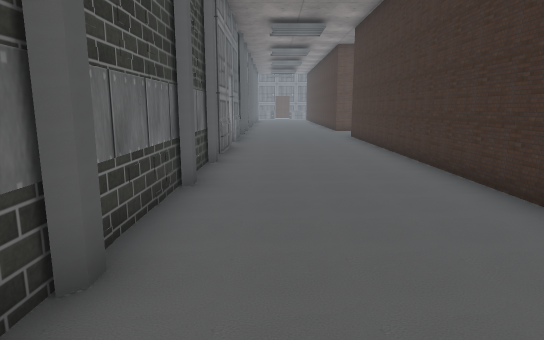
View 1 (above)

20 first-person views from a walk through a 3-D level made in the Unity game engine. The camera is 1.3 m above the floor, tilts 10° down and sees 75° across. The floor is counted in squares, 1 m on a side. Each view is taken from the middle of a square. On the plan, view 1 faces up. The plan holds only what a view shows up to about 15 squares ahead; the rest is blank. The place goes on beyond the plan. The player is left out. Door leaves are left out, so doorways stand open. Some surface patterns are stand-ins.

View 2
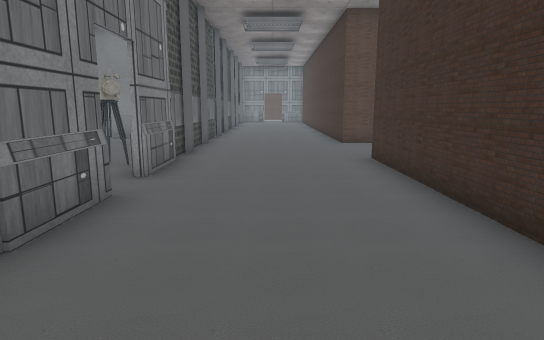

View 3
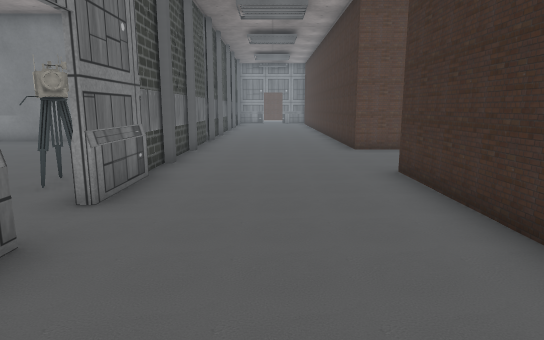

View 4
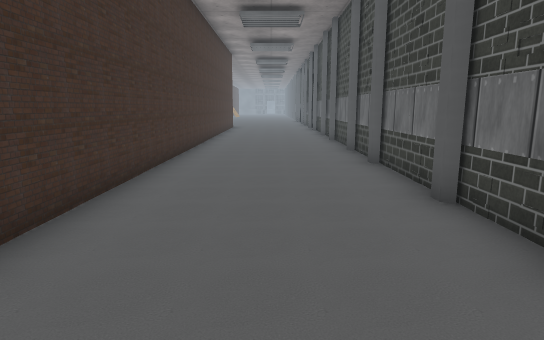

View 5
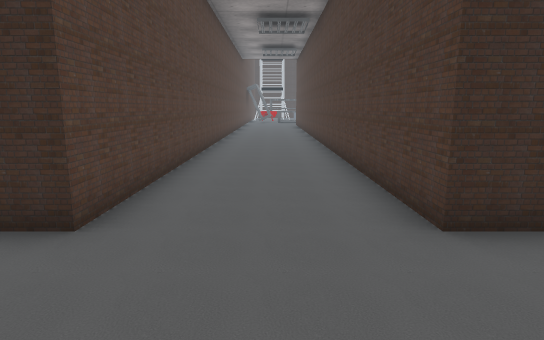

View 6
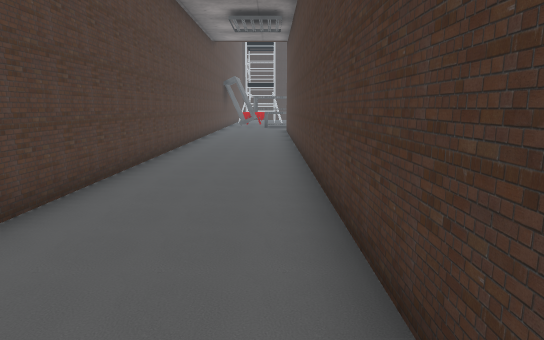

View 7
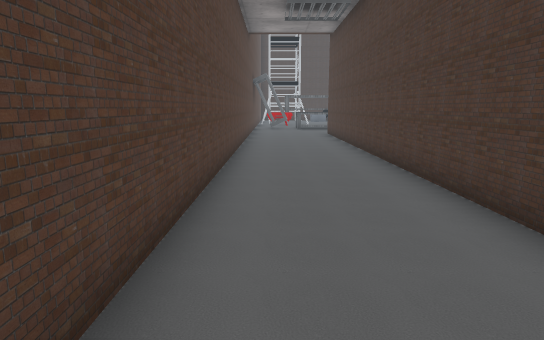

View 8
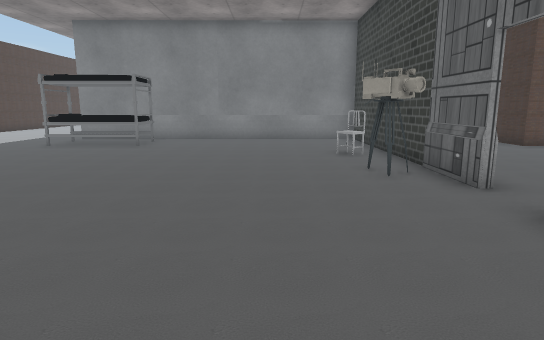

View 9
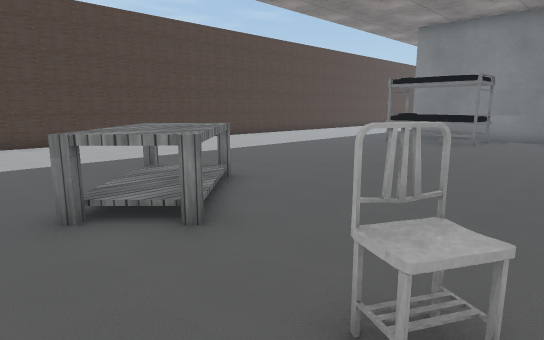

View 10
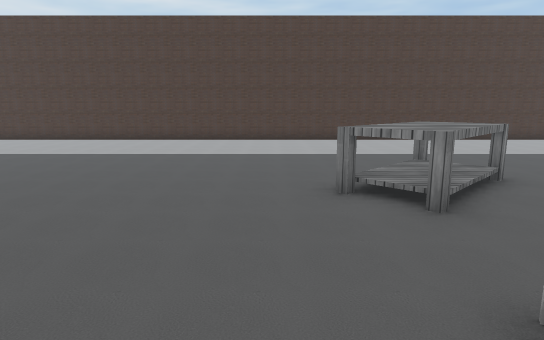

View 11
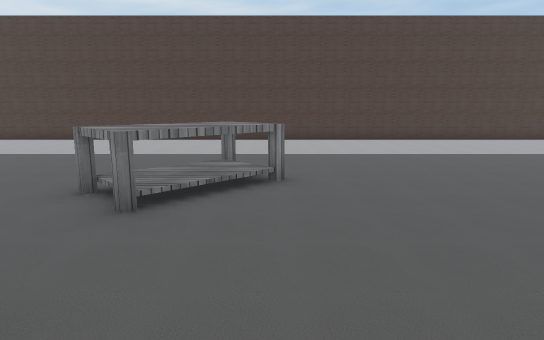

View 12
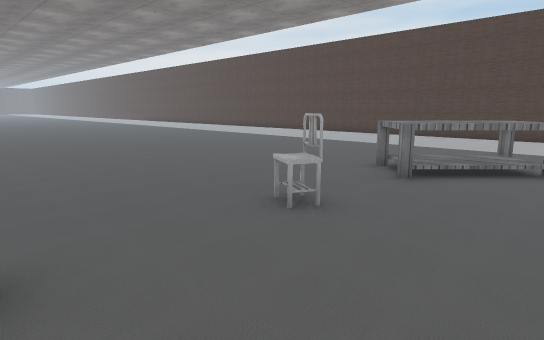

View 13
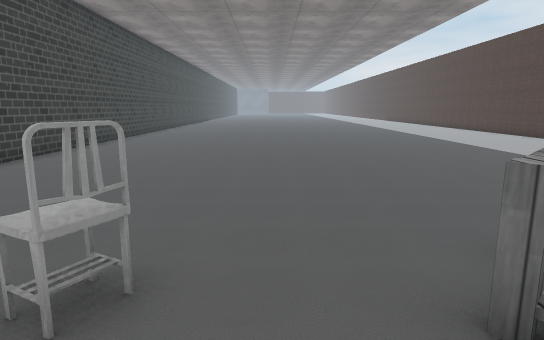

View 14
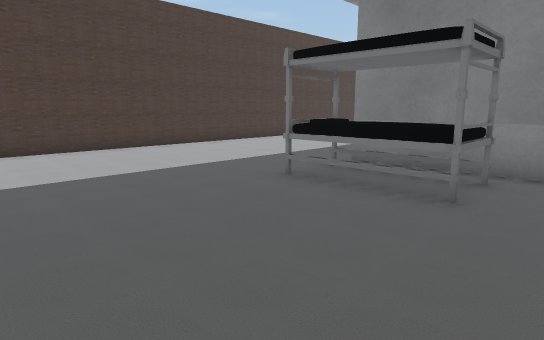

View 15
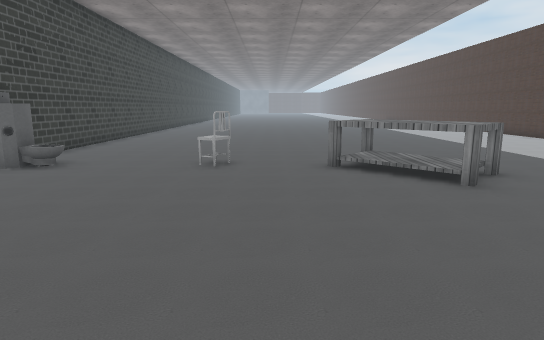

View 16
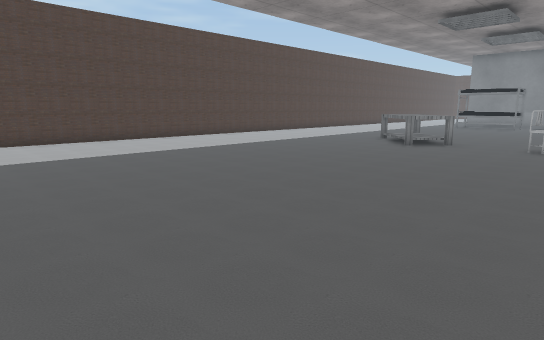

View 17
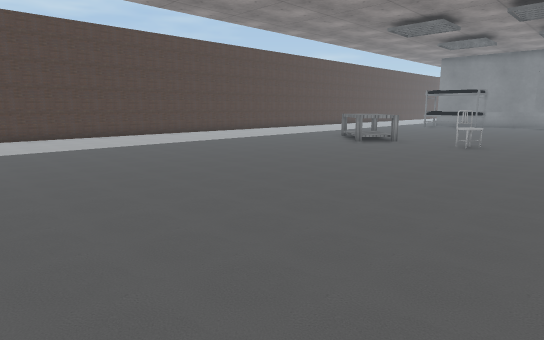

View 18
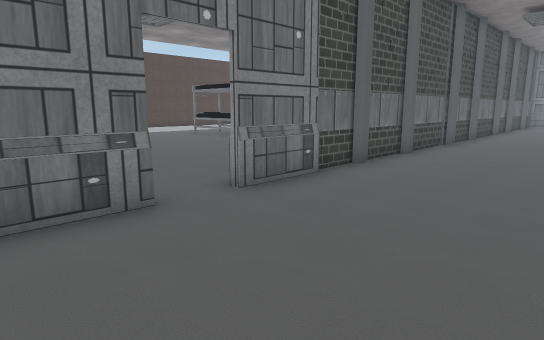

View 19
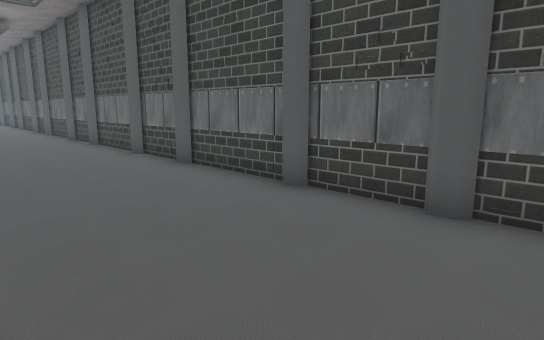

View 20
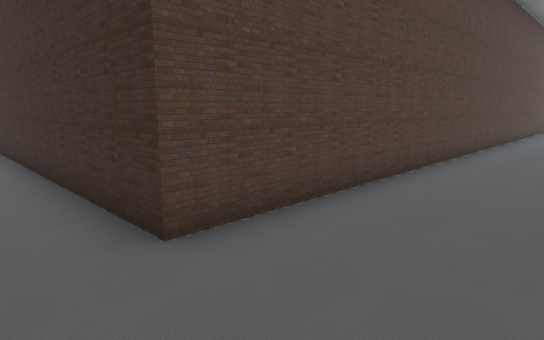

### Floor plan
Points are (right, up) in squares from view 1. A wall is a line through its corners. A room is listed if a view was taken in it or the views show most of it. See-through windows are left out.
Room 1 (views 1, 2, 3, 4, 5, 6, 7, 18, 19, 20)
walls: (-1.6, 12.2) (-1.6, 10); (-1.6, 14.5) (-1.6, 13.6); (-1.6, 14.6) (-1.6, 15.6); (-1.6, 8.5) (-1.6, 2.5); (-1.6, 17.5) (-1.6, 15.4); (-1.6, 20) (-1.6, 17.9); (-1.6, 2.4) (-1.6, 0); (-1.6, -0.5) (-1.6, -4.5); (-1.6, 24.5) (-1.6, 20.5); (3.6, -4.2) (3.6, 16.2) (23.5, 16.2); (23.4, 20.1) (3.6, 20.1) (3.6, 24.5)
low walls: (-1.4, 12.2) (-1.4, 10); (-1.4, 15.8) (-1.4, 13.6)
ways out: open door at (-1, 13) to room 2
objects: toilet (-2, 9); pillar (-1, -3); pillar (-1, 0); pillar (-1, 3); pillar (-1, 6); pillar (-1, 9); pillar (-1, 17); pillar (-1, 20); pillar (-1, 23)
Room 2 (views 8, 9, 10, 11, 12, 13, 14, 15, 16, 17)
walls: (-1.6, 13.6) (-1.6, 14.6); (-1.6, 15.6) (-1.6, 22.9) (-13, 22.8); (-19.5, 24.5) (-19.5, -4.1); (-1.6, -4.2) (-1.6, 8.5)
ways out: open door at (-1, 13) to room 1
objects: bed (-13, 20) to (-10, 22); other object (-12, 8) to (-9, 11); chair (-7, 9) to (-6, 9); other object (-3, 15) to (-2, 16); chair (-3, 18)

Where each view was taken, in squares from view 1:
view 1: 0 up, 0 right, facing up
view 2: 7 up, 1 right, facing up
view 3: 9 up, 1 right, facing up
view 4: 11 up, 1 right, facing down
view 5: 18 up, 0 right, facing right
view 6: 17 up, 7 right, facing right
view 7: 19 up, 9 right, facing right
view 8: 8 up, 5 left, facing up
view 9: 7 up, 6 left, facing up-left
view 10: 7 up, 5 left, facing left
view 11: 11 up, 5 left, facing left
view 12: 12 up, 3 left, facing down-left
view 13: 11 up, 8 left, facing down
view 14: 15 up, 8 left, facing up-left
view 15: 17 up, 8 left, facing down
view 16: 4 down, 5 left, facing up-left
view 17: 4 down, 3 left, facing up-left
view 18: 10 up, 3 right, facing up-left
view 19: 10 up, 3 right, facing down-left
view 20: 17 up, 2 right, facing up-right
